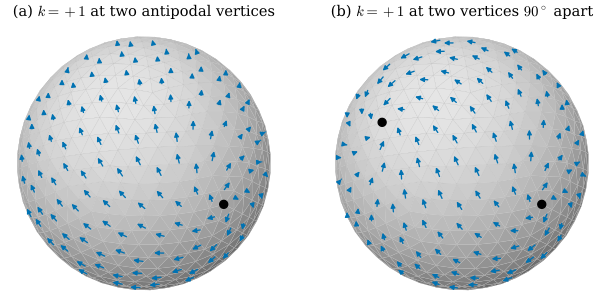

This chart was generated by the following Python code:
"""Figure 45.4.1: the smoothest direction fields on the icosphere with two prescribed singularities (Section 45.4,
Example 45.4.14).

Mesh: dgmesh.icosphere(3) (642 vertices). Indices k_i = +1 at (a) vertex 0 and its antipode vertex 3, (b) vertex 0
and the vertex j at 90 degrees from it (the vertex whose position is closest to orthogonal to x_0); k_i = 0 elsewhere,
so sum k = 2 = chi. xi = ch45.trivial_connection (Theorem 45.4.10, no generators on the sphere), psi = ch45.parallel_field
(psi = 0 in face 0), unit vectors X_f drawn at the centroids of the center children of the icosphere(2) faces (face
index = 3 mod 4) that face the viewer, as blue arrows of length 0.12 centered at the centroid. Same view in both panels: from the direction of
x_0 + x_j (orthographic, back faces culled). Singular vertices: black dots (the antipode in (a) is behind).
Self-checks: the curvature of xi is 2 pi k exactly; psi is parallel for xi on every edge; the field indices equal k;
max |xi| < pi; the energies xi^T star1^{-1} xi are 43.081 (a) and 47.169 (b).
Interactive version: (b) on the whole sphere.

Run from the project root: PYTHONPATH=tools python3 chapters/45-vector-field-design/figures/fig-45-4-1-icosphere-design.py
"""

import pathlib
import sys

import dgdec as dd
import dgmesh as dm
import dgfig

dgfig.setup()
import matplotlib.pyplot as plt  # noqa: E402
import numpy as np  # noqa: E402
from matplotlib.collections import PolyCollection  # noqa: E402

sys.path.insert(0, str(pathlib.Path(__file__).resolve().parents[1] / "lib"))
import ch45  # noqa: E402

col = dgfig.COLORS
V, F = dm.icosphere(3)
D0, s1 = dd.d0(F, len(V)), dd.hodge1(V, F)
rho, delta = ch45.transport_angles(V, F), dm.angle_defect(V, F)
j90 = int(np.argmin(np.abs(V @ V[0] - np.cos(np.radians(90)))))   # as in Exercise 45.4.6
assert abs(V[j90] @ V[0]) < 0.05 and int(np.argmin(V @ V[0])) == 3
fields = []
for sing in ((0, 3), (0, j90)):
    k = np.zeros(len(V), int)
    k[list(sing)] = 1
    xi = ch45.trivial_connection(D0, s1, delta, rho, k)
    assert np.allclose(delta - D0.T @ xi, 2 * np.pi * k)
    psi = ch45.parallel_field(F, rho, xi)
    assert np.abs(ch45.wrap(ch45.connection_from_field(F, rho, psi) - xi)).max() < 1e-9
    ind, _ = ch45.field_indices(D0, delta, rho, psi, F)
    assert np.array_equal(ind, k) and np.abs(xi).max() < np.pi
    energy = xi @ (xi / s1)
    fields.append((sing, psi, energy, np.abs(xi).max()))
    print(f"singularities {sing}: energy {energy:.3f}, max |xi| = {np.abs(xi).max():.3f}")
assert abs(fields[0][2] - 43.081) < 5e-4 and abs(fields[1][2] - 47.169) < 5e-4

view = ch45.unit(V[0] + V[j90])
elev = np.degrees(np.arcsin(view[2]))
azim = np.degrees(np.arctan2(view[1], view[0]))
cam = dm.Ortho(elev=elev, azim=azim)
Nf = dm.face_normals(V, F)
cen = V[F].mean(1)
vis = Nf @ cam.view > 0
order = np.argsort(cam.depth(cen))
order = order[vis[order]]
light = np.clip(0.62 + 0.38 * (Nf @ ch45.unit(cam.view + 0.6 * cam.up - 0.3 * cam.right)), 0.4, 1.0)
fc = np.tile(np.array([0.9, 0.9, 0.9, 1.0]), (len(F), 1))
fc[:, :3] *= light[:, None]
sel = np.where(vis & (np.arange(len(F)) % 4 == 3) & (Nf @ cam.view > 0.15))[0]
fig, axs = plt.subplots(1, 2, figsize=(6.6, 3.3))
for ax, (sing, psi, energy, mx), title in zip(axs, fields, (r"(a) $k = +1$ at two antipodal vertices",
                                                             r"(b) $k = +1$ at two vertices $90^\circ$ apart")):
    ax.add_collection(PolyCollection(cam(V[F[order]]), facecolors=fc[order], edgecolors="#B4B4B4", linewidths=0.15))
    X = ch45.face_vectors(V, F, psi)
    for f in sel:
        ax.annotate("", xy=cam(cen[f] + 0.06 * X[f]), xytext=cam(cen[f] - 0.06 * X[f]),
                    arrowprops=dict(arrowstyle="-|>", color=col["tangent"], lw=1.0, mutation_scale=7), zorder=4)
    for i in sing:
        if V[i] @ cam.view > 0:
            ax.plot(*cam(V[i]), "o", color=col["main"], ms=6, zorder=5)
    ax.set_aspect("equal")
    ax.autoscale_view()
    ax.set_axis_off()
    ax.set_title(title, fontsize=11)
fig.subplots_adjust(left=0.01, right=0.99, top=0.9, bottom=0.02, wspace=0.05)
dgfig.save(fig, __file__)

sing, psi, energy, mx = fields[1]
X = ch45.face_vectors(V, F, psi)
traces = [dm.plotly_mesh(V, F, color="#E2E2E2", name="icosphere(3)"), dm.plotly_edges(V, F, color="#B4B4B4", width=0.5)]
traces += dm.plotly_arrows(cen * 1.005, 0.06 * X, color=col["tangent"], width=3, cone=0.025, name="field")
import plotly.graph_objects as go  # noqa: E402
traces.append(go.Scatter3d(x=V[list(sing), 0] * 1.01, y=V[list(sing), 1] * 1.01, z=V[list(sing), 2] * 1.01,
                           mode="markers", marker=dict(size=6, color="#000000"), name="singularities"))
dm.plotly_save(traces, __file__, "icosphere(3): smoothest field with index +1 at two vertices 90 degrees apart",
               "fig-45-4-1")
